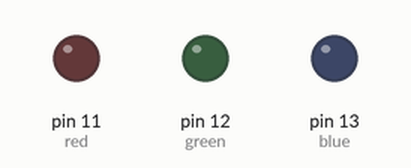
Recording of a sketch running on a simulated Arduino Uno, built with avr-gcc and run on an emulated ATmega328P. Parts: output pins drawn as LEDs (lit = HIGH).

Above: at 0.1 s.
At 1.1 s:
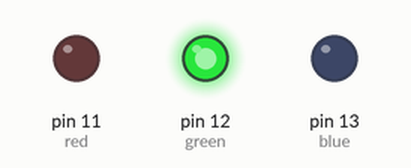
Timing chart, 0 to 2.6 s (numbered marks = the images above):
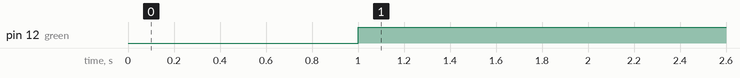

Measured:
- by itself, pin 12 (green): LOW → HIGH at 1.0 s

The sketch:

blinking_light.ino
```cpp
void setup()
{
  pinMode(11, OUTPUT);//red
  pinMode(12, OUTPUT);//green
  pinMode(13, OUTPUT);//blue


}

void loop()
{
  digitalWrite(11, LOW);
  delay(1000);
  digitalWrite(12, HIGH);
  delay(1000);
  digitalWrite(13, LOW);
  delay(1000);

  digitalWrite(11, LOW);
  delay(100);
  digitalWrite(12, HIGH);
  delay(300);
  digitalWrite(13, LOW);
  delay(400);

  delay(1);
}
```
